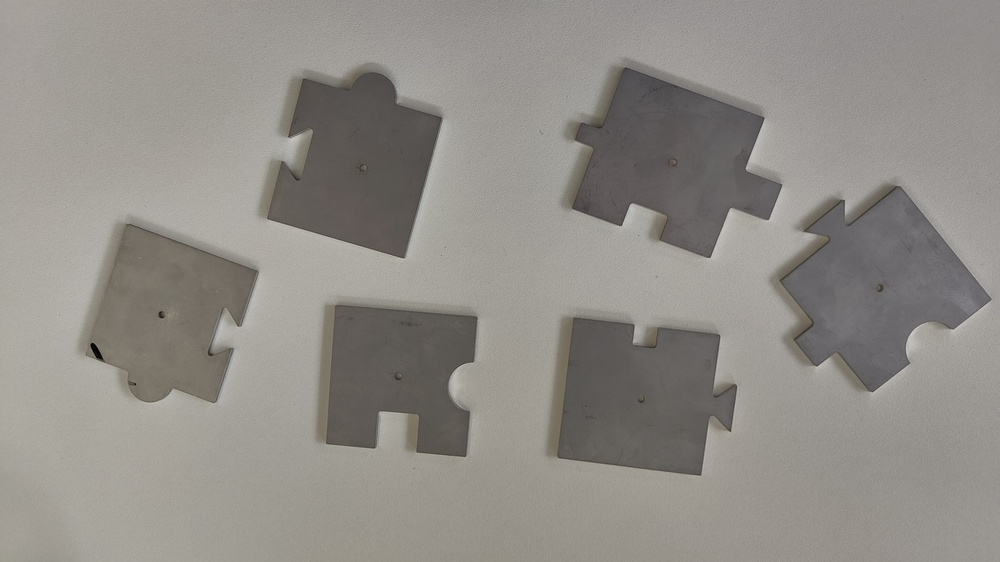
#> input picture img/puzzle-real.jpg, 1000 x 562 px, shrunk from 4096 x 2304 before the run
$ python -i piece_segmentation.py   (imports and definitions only)
#> lines starting #> are read from the running program, lines starting #| are printed output that depends on the picture; after the words box and inside, x2 and y2 are one past the last pixel; in counts of white or black regions, pixels touching at a corner belong together
from typing import List, Dict

import cv2
import matplotlib.pyplot as plt
import numpy as np
from cv2 import Mat


class PuzzlePiece:
    """Represents a single puzzle piece with its properties."""

    def __init__(self, contour, mask, bbox, image_roi):
        self.contour = contour
        self.mask = mask
        self.bbox = bbox  # (x, y, w, h)
        self.image_roi = image_roi  # The piece image with transparent background
        self.center = self._calculate_center()

    def _calculate_center(self):
        M = cv2.moments(self.contour)
        if M["m00"] != 0:
            cx = int(M["m10"] / M["m00"])
            cy = int(M["m01"] / M["m00"])
            return cx, cy
        return 0, 0


class PieceSegmenter:
    """Segments puzzle pieces from an image."""

    def __init__(self, image_path: str):
#> called with image_path = 'img/puzzle-real.jpg'
        self.image = cv2.imread(image_path)
#> self.image is the input picture: shape (562, 1000, 3); mean B, G, R 136, 141.4, 145.1
        if self.image is None:
            raise ValueError(f"Could not load image from {image_path}")
        self.image_rgb = cv2.cvtColor(self.image, cv2.COLOR_BGR2RGB)
        self.pieces: List[PuzzlePiece] = []

    def segment_pieces(self, min_area: int = 1000, max_area: int = None) -> List[PuzzlePiece]:
        """
        Segment puzzle pieces from the image.

        Args:
            min_area: Minimum contour area to consider as a piece
            max_area: Maximum contour area (default: 1/4 of image area)

        Returns:
            List of PuzzlePiece objects
        """
#> called with min_area = 1000
        if max_area is None:
            max_area = (self.image.shape[0] * self.image.shape[1]) // 4
#> max_area = 140500

        # Step 1: Convert to grayscale
        gray = cv2.cvtColor(self.image, cv2.COLOR_BGR2GRAY)

        # Step 2: Apply Gaussian blur to reduce noise
        blurred = cv2.GaussianBlur(gray, (5, 5), 0)

        # Step 3: Threshold to separate pieces from background
        # method 1
        _, thresh1 = cv2.threshold(blurred, 0, 255, cv2.THRESH_BINARY_INV + cv2.THRESH_OTSU)
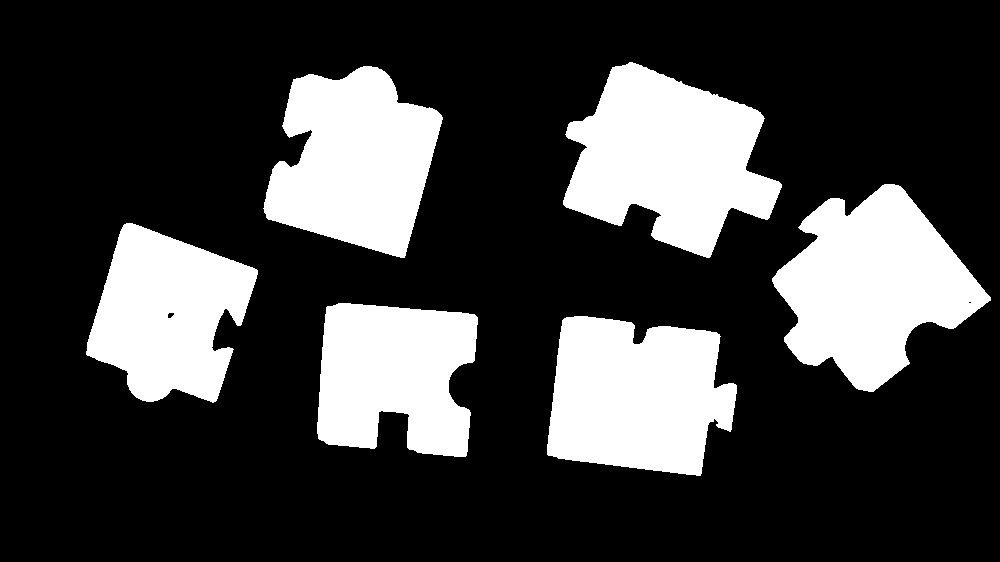
#> thresh1: shape (562, 1000); 24.7% white; 6 white regions, box (x1, y1, x2, y2) and area: (563, 62, 782, 258) 26252, (772, 184, 991, 392) 26194, (547, 316, 737, 476) 23529, (263, 66, 443, 258) 23197, (86, 223, 258, 403) 20069, (317, 303, 478, 457) 19687

        # Alternative: Adaptive threshold (good for uneven lighting)
        # method 2
        thresh2 = cv2.adaptiveThreshold(blurred, 255, cv2.ADAPTIVE_THRESH_GAUSSIAN_C,
                                        cv2.THRESH_BINARY_INV, 11, 2)
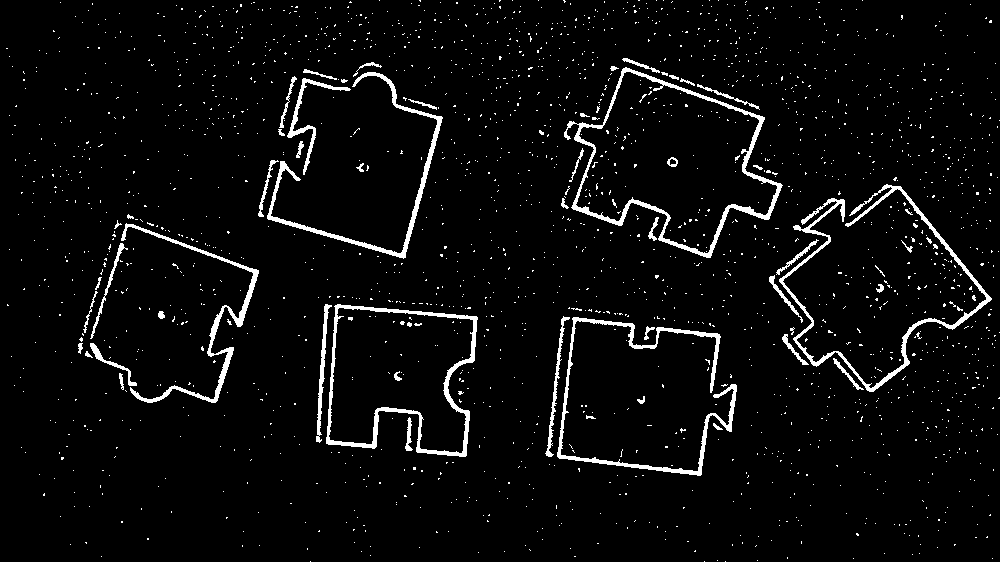
#> thresh2: shape (562, 1000); 4.3% white; 2047 white regions (1996 under 20 px), largest, box (x1, y1, x2, y2) and area: (564, 67, 783, 258) 2967, (779, 184, 992, 392) 2893, (326, 304, 478, 457) 2503

        # default method = 1
        thresh = thresh1

        # Step 4: Morphological operations to clean up
        kernel = np.ones((3, 3), np.uint8)
        thresh = cv2.morphologyEx(thresh, cv2.MORPH_CLOSE, kernel, iterations=2)
#> thresh: shape (562, 1000); 24.7% white; 6 white regions, box (x1, y1, x2, y2) and area: (563, 62, 782, 258) 26281, (772, 184, 991, 392) 26206, (547, 316, 737, 476) 23542, (263, 66, 443, 258) 23214, (86, 223, 258, 403) 20103, (317, 303, 478, 457) 19691
        thresh = cv2.morphologyEx(thresh, cv2.MORPH_OPEN, kernel, iterations=1)
#> thresh: shape (562, 1000); 24.7% white; 6 white regions

        # Step 5: Find contours
        contours, hierarchy = cv2.findContours(thresh, cv2.RETR_EXTERNAL, cv2.CHAIN_APPROX_SIMPLE)
#> contours = 6 contours; box (x1, y1, x2, y2) and area: (563, 62, 782, 258) 25922, (772, 184, 991, 392) 25896, (547, 316, 737, 476) 23204, (264, 66, 443, 258) 22894, (86, 223, 258, 402) 19800, (317, 303, 478, 457) 19364

        # Step 6: Filter and create PuzzlePiece objects
        self.pieces = []
        for contour in contours:
            puzzle_piece = self._create_puzzle_piece(contour, gray, min_area, max_area)
            if puzzle_piece is not None:
                self.pieces.append(puzzle_piece)
#> this loop made 6 passes
#> area in _create_puzzle_piece on passes 1 to 6: 23204, 19364.5, 19799.5, 25895.5, 22893.5, 25921.5
#> pass 1, in _create_puzzle_piece, `piece_mask_roi = mask[y:y + h, x:x + w]`:
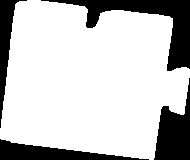
#> piece_mask_roi: shape (160, 190); 77.4% white; 4 black regions, box (x1, y1, x2, y2) and area: (41, 0, 190, 71) 2720, (154, 78, 190, 160) 1682, (0, 139, 149, 160) 1427, (0, 0, 27, 128) 1032
#> pass 1, in _create_puzzle_piece, `piece_image_roi = self.image_rgb[y:y + h, x:x + w].copy()`:
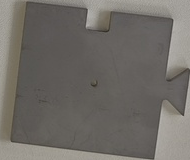
#> piece_image_roi: shape (160, 190, 3); mean R, G, B 112, 108.2, 103.1
#> pass 1, in __init__, `self.mask = mask`:
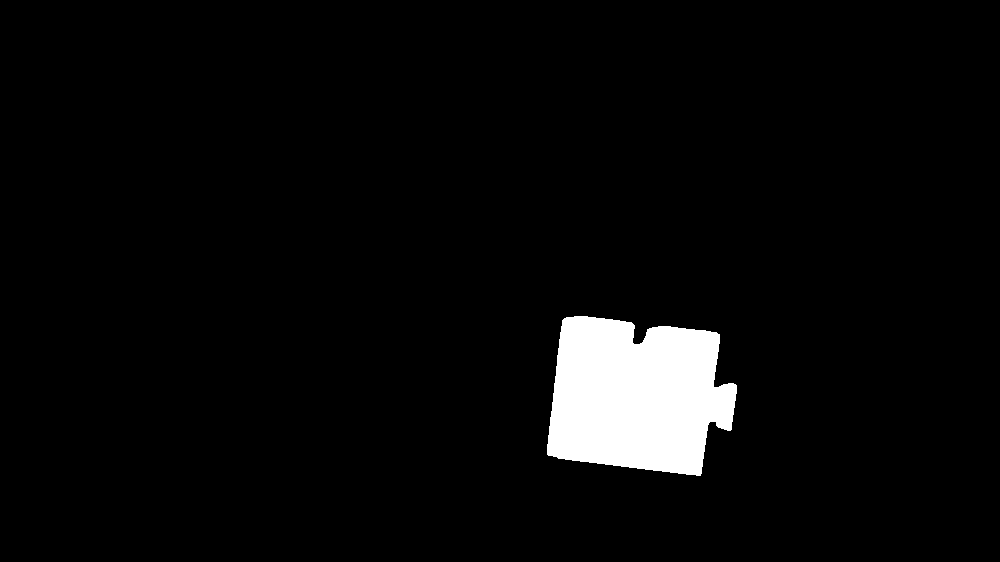
#> self.mask: shape (562, 1000); 4.2% white; 1 white region, box (x1, y1, x2, y2) and area: (547, 316, 737, 476) 23539
#> after the loop, self.pieces = 6 items

        print(f"Found {len(self.pieces)} puzzle pieces")
#| Found 6 puzzle pieces
        return self.pieces

    def _create_puzzle_piece(self, contour: Mat, gray_scale: Mat, min_area: int, max_area: int) -> PuzzlePiece | None:
        area = cv2.contourArea(contour)

        # Filter by area
        if area < min_area or area > max_area:
            return None

        # Create mask for this piece
        mask = np.zeros(gray_scale.shape, dtype=np.uint8)
        cv2.drawContours(mask, [contour], -1, 255, -1)

        # Get bounding box
        x, y, w, h = cv2.boundingRect(contour)

        # Extract piece image with mask
        piece_mask_roi = mask[y:y + h, x:x + w]
        piece_image_roi = self.image_rgb[y:y + h, x:x + w].copy()

        # Create RGBA image (with alpha channel for transparency)
        piece_rgba = cv2.cvtColor(piece_image_roi, cv2.COLOR_RGB2RGBA)
        piece_rgba[:, :, 3] = piece_mask_roi

        # Create PuzzlePiece object
        return PuzzlePiece(contour, mask, (x, y, w, h), piece_rgba)

    # [18 lines left out: function get_piece_statistics, not called in this run]


class PieceVisualizer:
    def __init__(self, image_rgb: Mat, pieces: List[PuzzlePiece]):
        self.image_rgb = image_rgb
        self.pieces = pieces

    # [85 lines left out: functions visualize_segmentation, visualize_all_pieces_grid, not called in this run]

>>> result = PieceSegmenter('img/puzzle-real.jpg').segment_pieces()
#> result = 6 items
